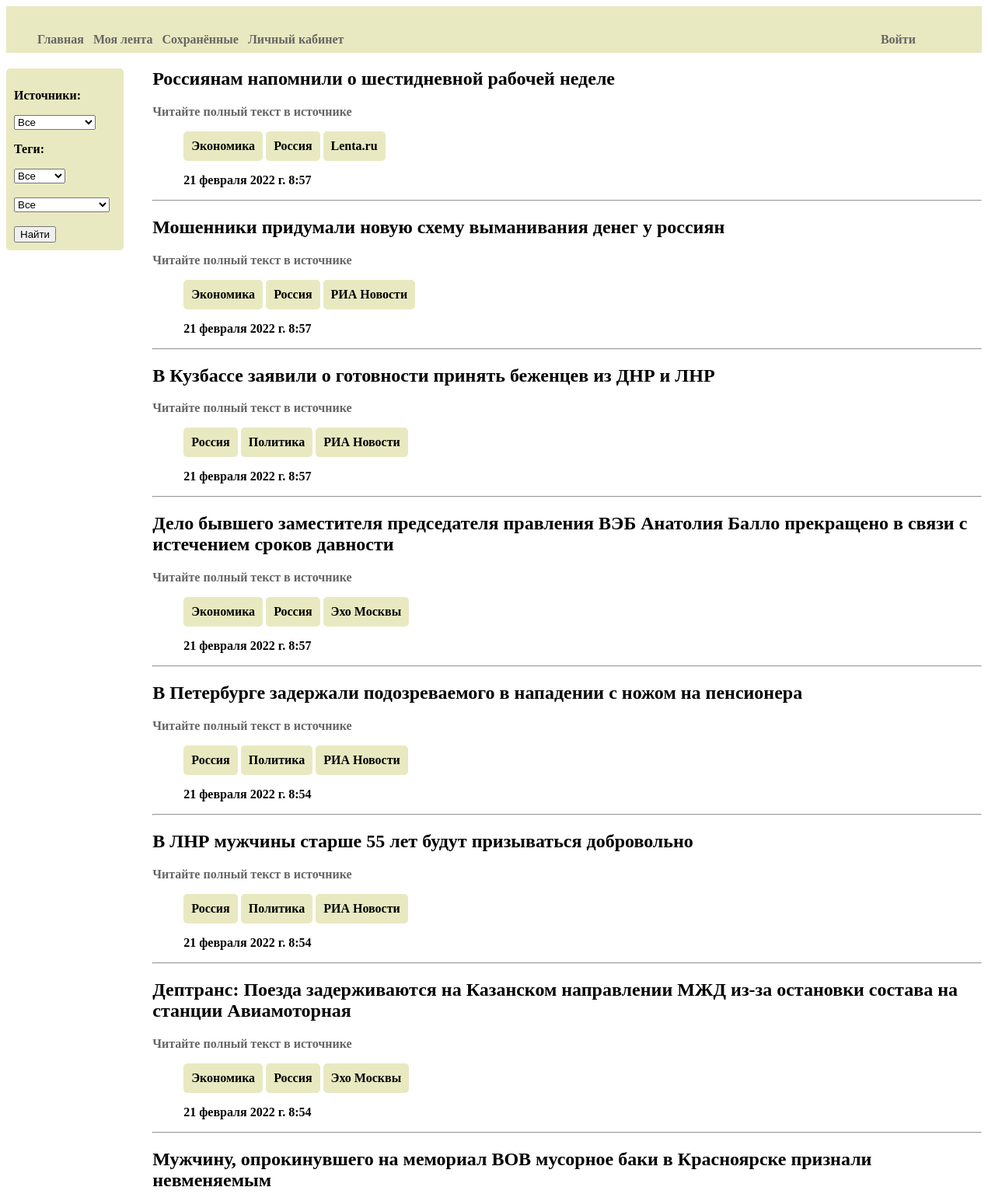
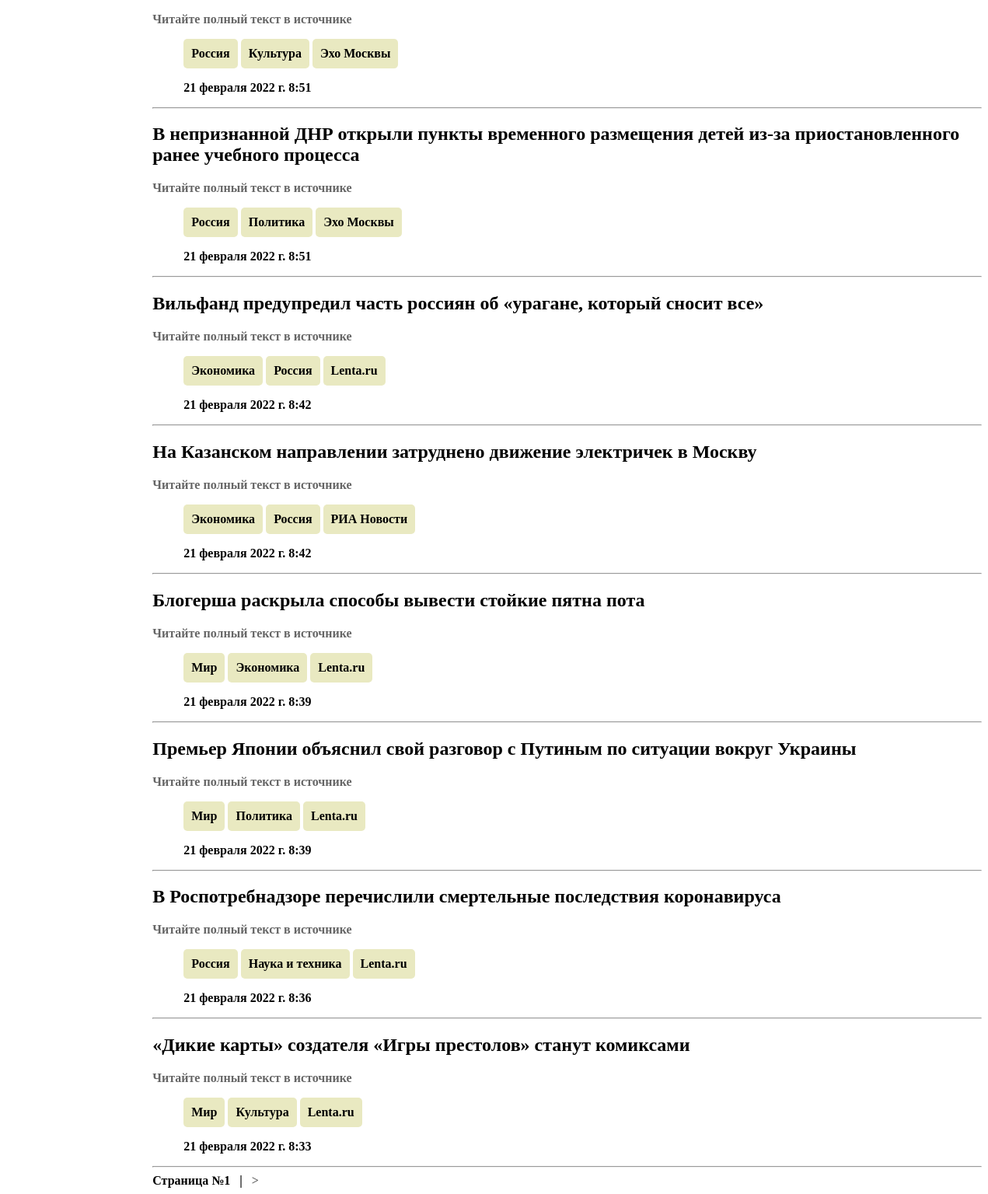
Page /news/ on the committed database (2 pictures, top to bottom).
### AllNews/models.py (models this page shows, shortened)
class Article(models.Model):
    title = models.TextField(verbose_name = "Заголовок")
    content = models.TextField(verbose_name = "Текст новости", null = True, blank = True, default = "Читайте полный текст в источнике")
    published = models.DateTimeField(verbose_name = "Дата публикации", null = True, blank = True, db_index = True, editable=False)
    saved = models.DateTimeField(verbose_name = "Дата сохранения", auto_now_add = True)
    link = models.URLField(verbose_name = "Ссылка на оригинал", null = True, blank = True)
    tags = models.ManyToManyField(Tag)
    site = models.ForeignKey('Site', default = 0, null = True, on_delete=models.PROTECT)
    users = models.ManyToManyField(User)
    is_deleted = models.BooleanField(verbose_name = "Активность", default = True, editable = False)
    class Meta:
        verbose_name = "Новость"
        verbose_name_plural = "Новости"
        ordering = ["-published"]
        unique_together = ('title', 'link')

class Tag(models.Model):
   tag = models.CharField(max_length = 50, verbose_name = "Категория")
   class Meta:
       verbose_name = "Тег"
       verbose_name_plural = "Теги"

class Site(models.Model):
   name = models.CharField(max_length = 50, verbose_name = "Название источника")
   link = models.URLField(verbose_name = "Адрес источника", unique=True)
   users = models.ManyToManyField(User)
   is_active = models.BooleanField(verbose_name = "Активность", default = False)
   is_allowed = models.BooleanField(verbose_name = "Подтверждение администратора", default=True)
   class Meta:
       verbose_name = "Источник"
       verbose_name_plural = "Источники"
       ordering = ["name"]

### AllNews/views.py (the view)
# urls.py: path('', index),
@csrf_exempt
def index(request):
  if request.GET.get("id_ar", 0) != 0:
    article_id = request.GET.get("id_ar") #("id_ar", 1000)
    article = Article.objects.get(pk=article_id)
    if request.user in article.users.all():
      article.users.remove(request.user)
    else:
      article.users.add(request.user)
  else:
    tag1_id = request.GET.get("tag1_id", 0)
    tag2_id = request.GET.get("tag2_id", 0)
    site_id = request.GET.get("site_id", 0)
    articles = Article.objects.all()
    filter_ids = {}
    if tag1_id != 0:
        filter_ids['tag1_id'] = tag1_id
        tag1 = Tag.objects.get(pk=tag1_id)
        articles1 = tag1.article_set.all().order_by()
        articles = articles & articles1
    if tag2_id != 0:
        filter_ids['tag2_id'] = tag2_id
        tag2 = Tag.objects.get(pk=tag2_id) if tag2_id != 0 else tag1
        articles2 = tag2.article_set.all().order_by()
        articles = articles & articles2
    if site_id != 0:
        filter_ids['site_id'] = site_id
        articles = articles.filter(site=site_id)
    sites = Site.objects.all()
    tags1 = Tag.objects.filter(tag='Мир') | Tag.objects.filter(tag='Россия')
    tags2 = Tag.objects.exclude(tag='Мир') & Tag.objects.exclude(tag='Россия')
    paginator = Paginator(articles, 15)
    if 'page' in request.GET:
        page_num = request.GET['page']
    else:
        page_num = 1
    page = paginator.get_page(page_num)
    string = ""
    for tag in filter_ids:
        string = string + "&" + tag + "=" + filter_ids.get(tag)
    context = {'articles': page.object_list, 'sites': sites, 'tags1': tags1, 'tags2': tags2, 'filter_ids': string, 'page': page}
    return render(request, 'content.html', context)

### AllNews/templates/content.html (shortened to what this page needs)
{% extends "Layout/basic.html" %}
{% block content %}
<div class="left">
  <form  action="" class="tag">
    <div>
      <p>Источники:</p>
    </div>
    <div>
      <select name="site_id">
        <option selected disabled>Все</option>
      </select>
    </div>
    <div>
      <p>Теги:</p>
    </div>
    <div>
      <select name="tag1_id">
        <option selected disabled>Все</option>
      </select>
    </div><br/>
    <div>
      <select name="tag2_id">
        <option selected disabled>Все</option>
      </select>
    </div><br/>
    <div>
      <input type="submit" value="Найти">
    </div>
  </form>
</div>
<div class="right">
  {% for article in articles %}
  <form>
    <h1>{{ article.title }}</h1>
    <a href="{{ article.link }}">{{ article.content }}</a> <br/>
    <ul class="hr">
      {% for tag in article.tags.all %}
      <li class="tag">{{ tag.tag }}</li>
      {% endfor %}
      <li class="tag">{{ article.site.name }}</li>
    </ul>
    <ul class="hr">
      <li>{{ article.published }}</li>&nbsp;&nbsp;
    </ul>
  </form>
  <hr>
  {% endfor %}
  {% if articles.exists %}
  <div>
    Страница №{{ page.number }}
    {% if page.has_next %}
    &nbsp;&nbsp;|&nbsp;&nbsp;
    <a href="?page={{ page.next_page_number }}{{filter_ids}}">&gt;</a>
    {% endif %}
  </div>
  {% endif %}
</div>
{% endblock %}

### AllNews/templates/Layout/basic.html (shortened to what this page needs)
{% load static %}
<!DOCTYPE html>
<html>
  <head>
    <link rel="stylesheet" type="text/css" href="{% static 'AllNews/style.css' %}">
  </head>
  <body>
    <header class="header"><br/>
      <ul class="hr">
        <div class="left_menu">
          <li><a href = "/news/"><b>Главная<b/><a></li>&nbsp;&nbsp;
          <li><a href = "/news/my_news"><b>Моя лента<b/></a></li>&nbsp;&nbsp;
          <li><a href = "/news/my_saved"><b>Сохранённые<b/></a></li>&nbsp;&nbsp;
          <li><a href = "/news/settings"><b>Личный кабинет<b/></a></li>
        </div>
        <div class="right_menu">
          {% if user.is_authenticated %}
          <li><b>{{ user.username }}<b/></li>
          <li><a href = "/accounts/logout"><b>Выйти<b/></a></li>
          {% else %}
          &nbsp;&nbsp;&nbsp;&nbsp;&nbsp;&nbsp;&nbsp;&nbsp;&nbsp;&nbsp;<li><a href = "/accounts/login"><b>Войти<b/></a></li>
          {% endif %}
        </div>
      </ul>
    </header>
    <section>
    {% block content %}
    {% endblock %}
    </section>
  </body>
</html>

### AllNews/static/AllNews/style.css (style rules this page uses)
a { text-decoration: none; color: #666; }
header { width: 100%; background: #E9E9C1; height: 60px; }
ul.hr li { display: inline-block; }
.left { width: 12%; float: left; }
.right { width: 85%; margin-left: 15%; }
.tag { border-radius: 5px; background: #E9E9C1; padding: 10px; }
.left_menu { width: 60%; float: left; }
.right_menu { width: 20%; margin-left: 86%; }

### rows in the picture
Article: title "Россиянам напомнили о шестидневной рабочей неделе", content "Читайте полный текст в источнике", site.name "Lenta.ru", published "21 февраля 2022 г. 8:57"
Tag: tag "Экономика"
Tag: tag "Россия"
Article: title "Мошенники придумали новую схему выманивания денег у россиян", content "Читайте полный текст в источнике", site.name "РИА Новости", published "21 февраля 2022 г. 8:57"
Article: title "В Кузбассе заявили о готовности принять беженцев из ДНР и ЛНР", content "Читайте полный текст в источнике", site.name "РИА Новости", published "21 февраля 2022 г. 8:57"
Tag: tag "Политика"
Article: title "Дело бывшего заместителя председателя правления ВЭБ Анатолия Балло прекращено в связи с истечением сроков давности", content "Читайте полный текст в источнике", site.name "Эхо Москвы", published "21 февраля 2022 г. 8:57"
Article: title "В Петербурге задержали подозреваемого в нападении с ножом на пенсионера", content "Читайте полный текст в источнике", site.name "РИА Новости", published "21 февраля 2022 г. 8:54"
Article: title "В ЛНР мужчины старше 55 лет будут призываться добровольно", content "Читайте полный текст в источнике", site.name "РИА Новости", published "21 февраля 2022 г. 8:54"
Article: title "Дептранс: Поезда задерживаются на Казанском направлении МЖД из-за остановки состава на станции Авиамоторная", content "Читайте полный текст в источнике", site.name "Эхо Москвы", published "21 февраля 2022 г. 8:54"
Article: title "Мужчину, опрокинувшего на мемориал ВОВ мусорное баки в Красноярске признали невменяемым", content "Читайте полный текст в источнике", site.name "Эхо Москвы", published "21 февраля 2022 г. 8:51"
Tag: tag "Культура"
Article: title "В непризнанной ДНР открыли пункты временного размещения детей из-за приостановленного ранее учебного процесса", content "Читайте полный текст в источнике", site.name "Эхо Москвы", published "21 февраля 2022 г. 8:51"
Article: title "Вильфанд предупредил часть россиян об «урагане, который сносит все»", content "Читайте полный текст в источнике", site.name "Lenta.ru", published "21 февраля 2022 г. 8:42"
Article: title "На Казанском направлении затруднено движение электричек в Москву", content "Читайте полный текст в источнике", site.name "РИА Новости", published "21 февраля 2022 г. 8:42"
Article: title "Блогерша раскрыла способы вывести стойкие пятна пота", content "Читайте полный текст в источнике", site.name "Lenta.ru", published "21 февраля 2022 г. 8:39"
Tag: tag "Мир"
Article: title "Премьер Японии объяснил свой разговор с Путиным по ситуации вокруг Украины", content "Читайте полный текст в источнике", site.name "Lenta.ru", published "21 февраля 2022 г. 8:39"
Article: title "В Роспотребнадзоре перечислили смертельные последствия коронавируса", content "Читайте полный текст в источнике", site.name "Lenta.ru", published "21 февраля 2022 г. 8:36"
Tag: tag "Наука и техника"
Article: title "«Дикие карты» создателя «Игры престолов» станут комиксами", content "Читайте полный текст в источнике", site.name "Lenta.ru", published "21 февраля 2022 г. 8:33"

### other values in the picture
{{ page.number }} "1"
